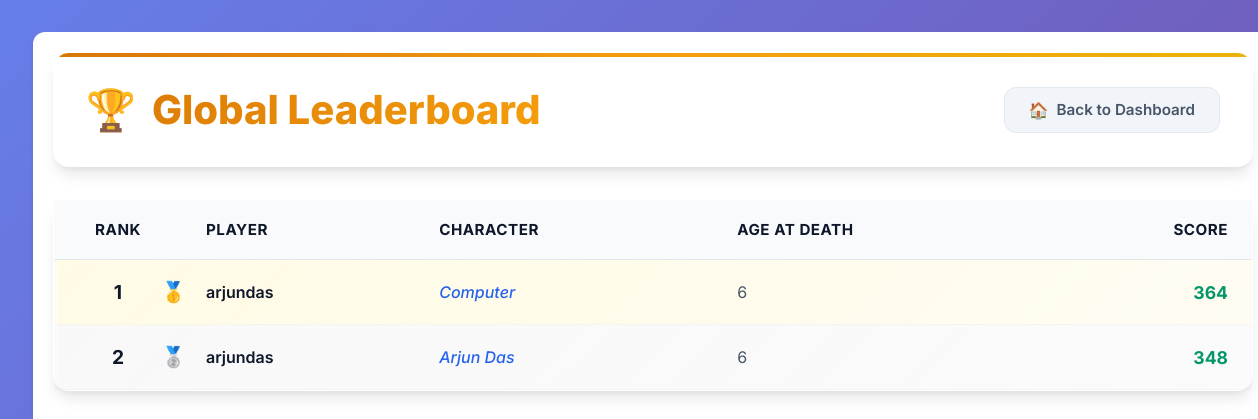
The page /leaderboard (signed in) on the database its author committed.
### app.py (models this page shows, shortened)
class User(UserMixin, db.Model):
    id = db.Column(db.Integer, primary_key=True)
    username = db.Column(db.String(100), unique=True, nullable=False)
    password_hash = db.Column(db.String(200), nullable=False)
    characters = db.relationship('Character', backref='player', lazy=True)

class Character(db.Model):
    id = db.Column(db.Integer, primary_key=True)
    user_id = db.Column(db.Integer, db.ForeignKey('user.id'), nullable=False)
    name = db.Column(db.String(100), nullable=False)
    gender = db.Column(db.String(50), nullable=False)
    is_alive = db.Column(db.Boolean, default=True, nullable=False)
    age = db.Column(db.Integer, default=0)
    score = db.Column(db.Integer, default=0)
    events = db.relationship('LifeEvent', backref='character', lazy=True, cascade="all, delete-orphan")
    attributes = db.relationship('Attribute', backref='character', lazy=True, cascade="all, delete-orphan")
    perks = db.relationship('Perk', backref='character', lazy=True, cascade="all, delete-orphan")
    choices = db.relationship('Choice', backref='character', lazy=True, cascade="all, delete-orphan")
    achievements = db.relationship('Achievement', backref='character', lazy=True, cascade="all, delete-orphan")

### app.py (the view)
@app.route('/leaderboard')
@login_required
def leaderboard():
    dead_characters = Character.query.filter_by(is_alive=False).order_by(Character.score.desc()).all()
    leaderboard_data = []
    for char in dead_characters:
        player = User.query.get(char.user_id)
        leaderboard_data.append({
            'player_name': player.username if player else "Unknown",
            'character_name': char.name, 'age': char.age, 'score': char.score
        })
    return render_template('leaderboard.html', leaderboard=leaderboard_data)

### app.py (called while the page is built)
@login_manager.user_loader
def load_user(user_id): return User.query.get(int(user_id))

### templates/leaderboard.html (shortened to what this page needs)
{% extends "base.html" %}
{% block content %}
<div class="leaderboard-container">
    <div class="leaderboard-header">
        <h2>Global Leaderboard</h2>
        <a href="{{ url_for('dashboard') }}" class="btn">Back to Dashboard</a>
    </div>
    {% if leaderboard %}
    <table class="leaderboard-table">
        <thead>
            <tr>
                <th>Rank</th>
                <th>Player</th>
                <th>Character</th>
                <th>Age at Death</th>
                <th>Score</th>
            </tr>
        </thead>
        <tbody>
            {% for entry in leaderboard %}
            <tr>
                <td>{{ loop.index }}</td>
                <td>{{ entry.player_name }}</td>
                <td>{{ entry.character_name }}</td>
                <td>{{ entry.age }}</td>
                <td>{{ "{:,}".format(entry.score) }}</td>
            </tr>
            {% endfor %}
        </tbody>
    </table>
    {% else %}
    <p>No lives have been completed yet. Be the first!</p>
    {% endif %}
</div>
{% endblock %}

### static/css/style.css (style rules this page uses)
:root { --primary-color: #4f46e5; --primary-hover: #4338ca; --secondary-color: #111827; --text-color: #374151; --light-text: #6b7280; --bg-color: #f9fafb; --card-bg: #ffffff; --border-color: #e5e7eb; --success-color: #10b981; --danger-color: #ef4444; --info-color: #3b82f6; --warning-color: #f59e0b; }
body { font-family: 'Inter', sans-serif; background-color: var(--bg-color); color: var(--text-color); margin: 0; }
.btn { display: inline-block; padding: 0.75rem 1.5rem; border: none; border-radius: 0.5rem; font-size: 1rem; font-weight: 500; text-decoration: none; cursor: pointer; transition: all 0.2s ease; text-align: center; }
.leaderboard-container { background: var(--card-bg); padding: 2rem; border-radius: 0.75rem; box-shadow: 0 4px 6px -1px rgba(0,0,0,0.1); max-width: 800px; margin: auto; }
.leaderboard-header { display: flex; justify-content: space-between; align-items: center; border-bottom: 1px solid var(--border-color); padding-bottom: 1rem; margin-bottom: 1.5rem; }
.leaderboard-table { width: 100%; border-collapse: collapse; }
.leaderboard-table th, .leaderboard-table td { padding: 0.75rem 1rem; text-align: left; }
.leaderboard-table thead tr { background-color: var(--bg-color); }
.leaderboard-table th { font-weight: 500; color: var(--light-text); text-transform: uppercase; font-size: 0.75rem; }
.leaderboard-table tbody tr { border-bottom: 1px solid var(--border-color); }
.leaderboard-table tbody tr:last-child { border-bottom: none; }

### rows shown on the page
User: player_name "arjundas" "arjundas"
Character: character_name "Computer", score "364"
Character: character_name "Arjun Das", score "348"

### other values the page prints
{{ entry.age }} "6" "6"
